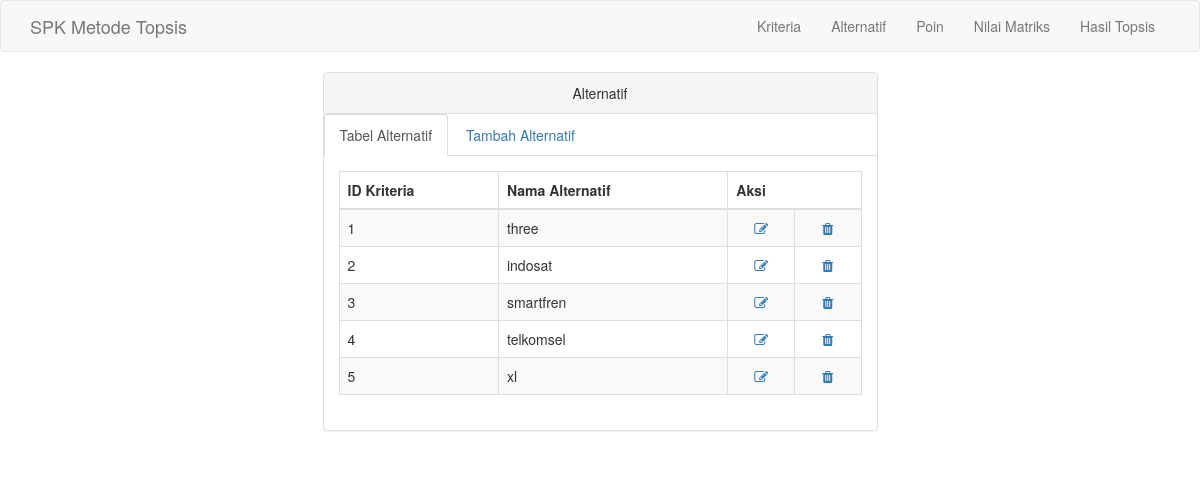
The page /alternatif.php on the database its author committed.
### tables this page shows
CREATE TABLE `tab_alternatif` (
  `id_alternatif` varchar(10) NOT NULL,
  `nama_alternatif` varchar(50) NOT NULL
);

### alternatif.php (the view, shortened to what this page needs)
<?php
include ("koneksi.php");
 ?>
<!DOCTYPE html>
<html>
  <head>
    <link href="tampilan/css/bootstrap.min.css" rel="stylesheet">
    <link href="tampilan/font-awesome/css/font-awesome.min.css" rel="stylesheet" type="text/css">
  </head>
  <body>
    <nav class="navbar navbar-default navbar-custom">
      <div class="container">
        <div class="navbar-header">
          <a class="navbar-brand" href="index.php">SPK Metode Topsis</a>
        </div>
        <div class="collapse navbar-collapse">
          <ul class="nav navbar-nav navbar-right">
            <li>
              <a href="kriteria.php">Kriteria</a>
            </li>
            <li>
              <a href="alternatif.php">Alternatif</a>
            </li>
            <li>
              <a href="poin.php">Poin</a>
            </li>
            <li>
              <a href="nilmat.php">Nilai Matriks</a>
            </li>
            <li>
              <a href="hastop.php">Hasil Topsis</a>
            </li>
          </ul>
        </div>
      </div>
    </nav>
    <div class="container">
      <div class="row">
        <div class="col-lg-6 col-lg-offset-3">
            <div class="panel panel-default">
                <div class="panel-heading text-center">
                    Alternatif
                </div>
                <ul class="nav nav-tabs">
                    <li class="active">
                      <a href="alternatif.php" data-toggle="tab">Tabel Alternatif</a>
                    </li>
                    <li>
                      <a href="alternatiftambah.php" data-toggle="tab">Tambah Alternatif</a>
                    </li>
                </ul>
                <div class="panel-body">
                    <div class="tab-content">
                      <div class="">
                        <table class="table table-striped table-bordered table-hover">
                          <thead >
                            <tr>
                              <th>ID Kriteria</th>
                              <th>Nama Alternatif</th>
                              <th colspan="2">Aksi</th>
                            </tr>
                          </thead>
                          <tbody>
                            <?php
                            $sql = $koneksi->query('SELECT * FROM tab_alternatif');
                            while ($row = $sql->fetch_array()) {
                            ?>
                            <tr>
                              <td><?php echo $row[0] ?></td>
                              <td><?php echo $row[1] ?></td>
                              <td align="center"><a href="editalternatif.php?id_alternatif=<?php echo $row['id_alternatif'] ?>"><i class="fa fa-edit fa-fw"></i> </td>
                              <td align="center"><a href="hapusalternatif.php?id_alternatif=<?php echo $row['id_alternatif'] ?>"><i class="fa fa-trash fa-fw"></i> </td>
                            </tr>
                            <?php } ?>
                          </tbody>
                        </table>
                      </div>
                    </div>
                </div>
            </div>
        </div>
      </div>
    </div>
    <footer class="text-center">
      <div class="footer-below">
        <div class="container">
          <div class="row">
            <div class="col-lg-12">
            </div>
          </div>
        </div>
      </div>
    </footer>
  </body>
</html>

### rows shown on the page
tab_alternatif: id_alternatif "1", nama_alternatif "three"
tab_alternatif: id_alternatif "2", nama_alternatif "indosat"
tab_alternatif: id_alternatif "3", nama_alternatif "smartfren"
tab_alternatif: id_alternatif "4", nama_alternatif "telkomsel"
tab_alternatif: id_alternatif "5", nama_alternatif "xl"
